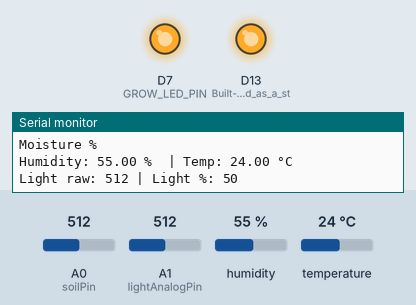
Bench run of a sketch on a simulated Arduino Uno R4 WiFi. On the bench: output pins drawn as LEDs (lit = HIGH), the last lines printed to the serial monitor. The test bench sets the inputs (shaded band); at power-on: A0 (soilPin) = 512, A1 (lightAnalogPin) = 512, humidity 55 %, temperature 24 °C. WiFi joins after 1.5 s; servers stay silent unless stated.

Above: at 1.65 s.
At 11.8 s:
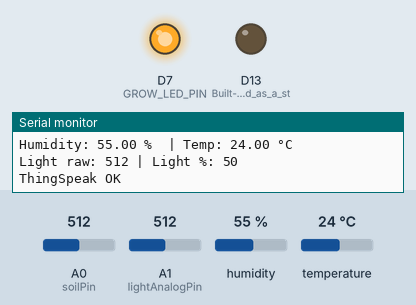
Timing chart, 0 to 24.9 s (numbered marks = the images above):
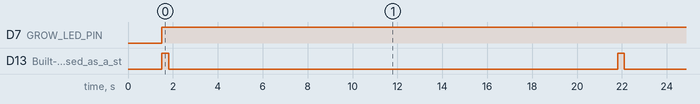

The sketch:

Arduino_Project_code.ino
```cpp
// Final tested IoT agricultural monitoring system

#include <WiFiS3.h> //Uses the built in Wifi
#include "ThingSpeak.h" //Sends data to ThingSpeak
#include <DHT.h> // DHT sensor

const char* ssid = "VM3867899"; //Wi-fi name
const char* password = "wxtj7XnFgcnj"; //Wi-fi password

unsigned long myChannelNumber = 3112033;        // ThingSpeak channel number
const char* myWriteAPIKey = "VFHX4G5N50PUHZSS"; // Write API key (used to upload data)

WiFiClient client; //Creates a Wi-fi client object to communicate with ThingSpeak

//DHT22 Set-up
#define DHTPIN 2
#define DHTTYPE DHT22
DHT dht(DHTPIN, DHTTYPE);

//Soil Moisture Sensor Calibration Values
int DRY_CAL = 850;   //Reading when soil is dry (adjust later)
int WET_CAL = 280;   //Wet soil reading

const int soilPin = A0;

// Light Sensor setup
const int lightAnalogPin = A1;  // A0 -> A1
const int lightDigitalPin = 3;  // D0 -> D3

// Relay / LEDs ('grow' light)
// Unfortnatley could not work, unsure of cause
const int GROW_LED_PIN = 7;
const int ledPin = LED_BUILTIN; //LED

// Light control tuning
int darkOn  = 650;   // Below this = turn ON 'grow' light
int lightOff = 750;  // Above = turn OFF 'grow' light
bool growOn = false;

void setup() {
  Serial.begin(115200);
  pinMode(LED_BUILTIN, OUTPUT); //Built-in LED used as a status indictator
  pinMode(GROW_LED_PIN, OUTPUT);
  digitalWrite(GROW_LED_PIN, LOW);  // grow LED OFF at start

  // Wi-Fi connection
  WiFi.begin(ssid, password); //Connects to network
  Serial.print("Wi-Fi: ");

  unsigned long t0 = millis(); //Stores current time
  while (WiFi.status() != WL_CONNECTED && millis() - t0 < 20000) {
    delay(500); Serial.print("."); //Waits half a second before checking again
  }
  //Prints if Wi-fi connection is a Success or Failure
  Serial.println(WiFi.status()==WL_CONNECTED ? "\nConnected" : "\nFAILED");

// Initialises ThingSpeak
  ThingSpeak.begin(client); //Start ThingSpeak communication
  dht.begin();   //Start DHT22 communication
}

void loop() {
  //Reads Soil Moisture Sensor
  int soilValue = analogRead(soilPin); //Gets raw analog value
  Serial.print("Soil raw: "); //Prints label
  Serial.println(soilValue); //Prints Raw Sensor value (The higher the number, the drier the soil)

  //Calculates Soil Moisture percentage
  int moisturePercent = map(soilValue, DRY_CAL, WET_CAL, 0, 100);  // Converts the sensor reading to % (0 = dry, 100 = wet)
  moisturePercent = constrain(moisturePercent, 0, 100);            //Keeps value between 0-100

  Serial.println("moisturePercent"); //Prints second label
  Serial.println("Moisture %");

  //DHT22 (Humidity % and Temp °C)
  float humidity = dht.readHumidity();        // %
  float temperature = dht.readTemperature();  // °C

   if (isnan(humidity) || isnan(temperature)) {
    Serial.println("DHT read failed this cycle.");
  } else {
    Serial.print("Humidity: ");
    Serial.print(humidity);
    Serial.print(" %  | Temp: ");
    Serial.print(temperature);
    Serial.println(" °C");
  }

// Light
  int lightRaw = analogRead(lightAnalogPin);
  int lightPercent = map(lightRaw, 0, 1023, 0, 100);     // Simple % scale
  lightPercent = constrain(lightPercent, 0, 100);

  Serial.print("Light raw: ");
  Serial.print(lightRaw);
  Serial.print(" | Light %: ");
  Serial.println(lightPercent);

// Grow LED control using LDR (simple)
  if (lightRaw < darkOn) {
    digitalWrite(GROW_LED_PIN, HIGH);  // ON when dark
    } else if (lightRaw > lightOff) {
    digitalWrite(GROW_LED_PIN, LOW);   // OFF when bright
    }

  //Turns LED on whilst uploading to ThingSpeak
  digitalWrite(LED_BUILTIN, HIGH);

  //Field Mapping
    if (!isnan(temperature)) ThingSpeak.setField(1, temperature); // Field 1: Temperature (°C)
  if (!isnan(humidity))    ThingSpeak.setField(2, humidity); // Field 2:Humidity (%)
  ThingSpeak.setField(3, soilValue);        // Field 3:Raw value of Soil Moisture
  ThingSpeak.setField(4, moisturePercent);   // Field 4: % moisture
   ThingSpeak.setField(5, lightRaw);    //Field 5:Light(Raw)
   ThingSpeak.setField(6, lightPercent); //Field 6: Light (%)

  int code = ThingSpeak.writeFields(myChannelNumber, myWriteAPIKey);

  digitalWrite(LED_BUILTIN, LOW); //Turns LED after upload

//Checks ThingSpeak upload status
  if (code == 200) Serial.println("ThingSpeak OK");
  else { Serial.print("ThingSpeak error: "); Serial.println(code); }

  delay(20000); //Waits at leat 15 seconds before next upload
}
// Added comments
```

Measured:
- by itself, D7 (GROW_LED_PIN): LOW → HIGH at 1.5 s
- by itself, D13 (Built-in_LED_used_as_a_st): alternates HIGH for 0.30 s and LOW for 20.0 s
